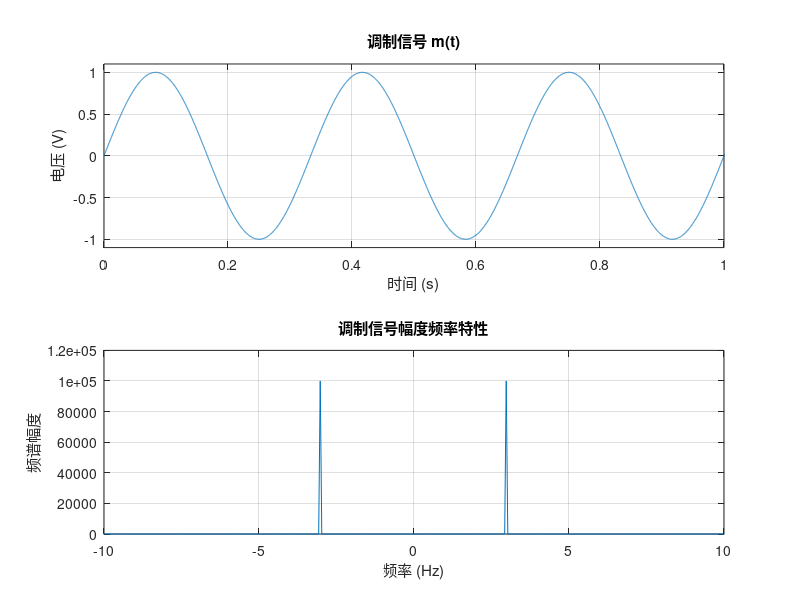
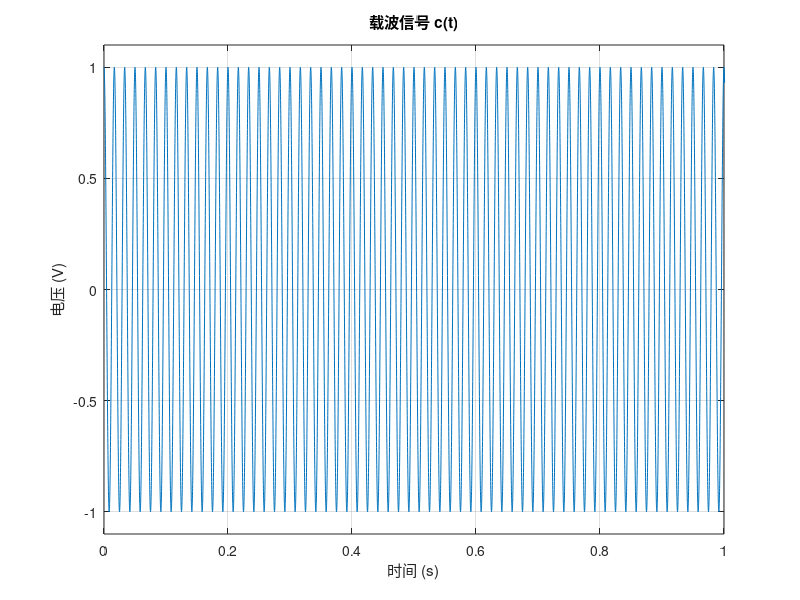
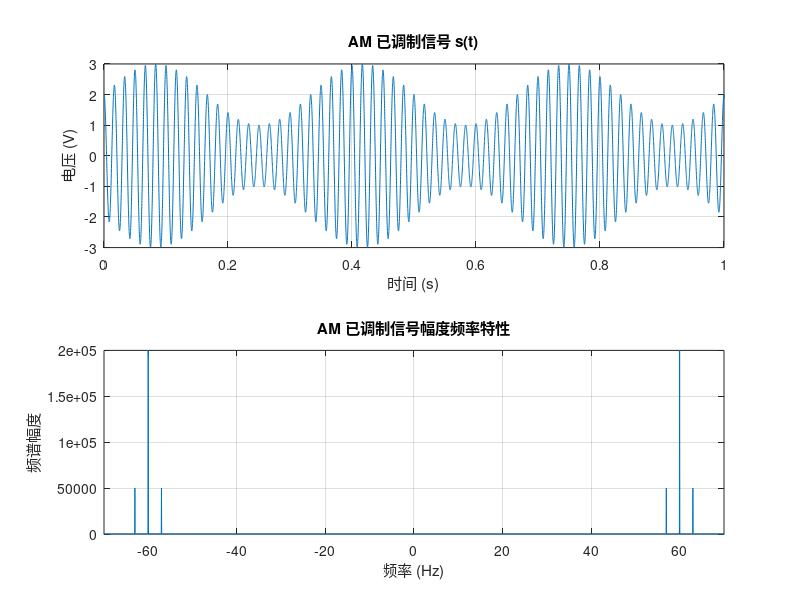
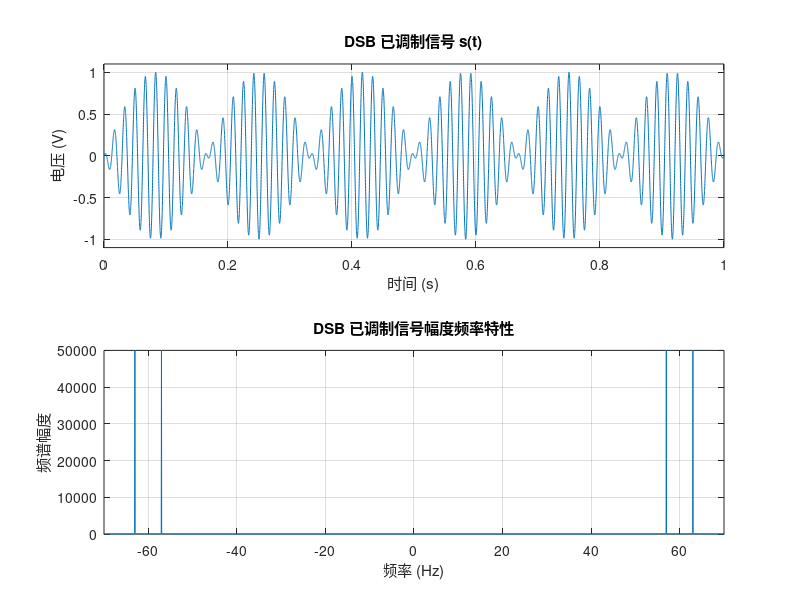

Reproduce these figures in MATLAB, in order. (Note: this script raises an error after producing the figures.)
% 通信原理 实验 2 AM/DSB/SSB/VSB/FM 调制解调波形（时域与频域）

clc;
clear;

% 1. 设定信号参数
T = 20;
Ts = 0.0001;
t = 0:Ts:T;
N = length(t);
Fs = 1 / Ts;
df = Fs / N;
f = -Fs / 2:df:Fs/2 - df;

% 2. 产生调制信号
mt = sin(6 .* pi .* t);
figure(1);
subplot(2, 1, 1);
plot(t, mt);
axis([0 1 -1.1 1.1]);
title('调制信号 m(t)');
xlabel('时间 (s)');
ylabel('电压 (V)');
grid on;

fmt = fft(mt);
fmt = fftshift(fmt);
fmtAmp = abs(fmt);
subplot(2, 1, 2);
plot(f, fmtAmp);
xlim([-10 10]);
xlabel('频率 (Hz)');
ylabel('频谱幅度');
title('调制信号幅度频率特性');
grid on;

% 3. 产生载波信号
ct = cos(120 .* pi .* t);
figure(2);
plot(t, ct);
axis([0 1 -1.1 1.1]);
title('载波信号 c(t)');
xlabel('时间 (s)');
ylabel('电压 (V)');
grid on;

% 4. 进行 AM 调制
A0 = 2;
AM = (A0 + mt) .* ct;
figure(3);
subplot(2, 1, 1);
plot(t, AM);
axis([0 1 -(A0+1) (A0+1)]);
title('AM 已调制信号 s(t)');
xlabel('时间 (s)');
ylabel('电压 (V)');
grid on;

subplot(2, 1, 2);
f_st_am = abs(fftshift(fft(AM)));
plot(f, f_st_am);
title('AM 已调制信号幅度频率特性');
xlabel('频率 (Hz)');
ylabel('频谱幅度');
xlim([-70 70]);
grid on;

% 5. 进行 DSB 调制
DSB = mt .* ct;
figure(4);
subplot(2, 1, 1);
plot(t, DSB);
axis([0 1 -1.1 1.1]);
title('DSB 已调制信号 s(t)');
xlabel('时间 (s)');
ylabel('电压 (V)');
grid on;

subplot(2, 1, 2);
f_st_dsb = abs(fftshift(fft(DSB)));
plot(f, f_st_dsb);
title('DSB 已调制信号幅度频率特性');
xlabel('频率 (Hz)');
ylabel('频谱幅度');
xlim([-70 70]);
grid on;

% 6. 进行 SSB 调制
figure(5);
% 高通滤波
subplot(2, 1, 1);
fpass = 60;
fstop = 100;
[f1, spf] = ideal_filter(N, Fs, fpass, fstop, fft(DSB));
spf1 = fftshift(spf);
plot(f1, abs(spf1));
maxY = max(abs(spf1));
minY = min(abs(spf1));
axis([-70 70 minY-0.1 maxY+0.1]);
title('SSB 单边带上边带已调制信号幅频特性');
xlabel('频率 (Hz)');
ylabel('频谱幅度');
grid on;

% 对理想低通滤波之后的 FFT 结果进行 IFFT 计算得到 mt1
Rt = real(ifft(spf));
subplot(2, 1, 2);
plot(t, Rt);
axis([0 1 -1 1]);
title('SSB 单边带上边带已调制信号');
xlabel('时间 (s)');
ylabel('电压 (V)');
grid on;

% 7. 进行 FM 调制
FM = cos(120 .* pi .* t + 15 .* sin(6 .* pi .* t));

figure(6);
subplot(2, 1, 1);
plot(t, FM);
axis([0 1 -1.1 1.1]);
title('FM 已调制信号');
xlabel('时间 (s)');
ylabel('电压 (V)');
grid on;

subplot(2, 1, 2);
f_st_fm = abs(fftshift(fft(FM)));
plot(f, f_st_fm);
xlim([-150 150]);
title('FM 已调制信号幅度频率特性曲线');
xlabel('频率 (Hz)');
ylabel('频谱幅度');
grid on;

%     N - FFT 变换结果长度
%     Fs - 采样频率，Nyquist 频率的两倍
%     fpass - 理想带通滤波器的通带起始频率
%     fstop - 理想带通滤波器的通带截止频率
%     fx - 输入的时域信号的 FFT 变换结果
%     f - 滤波后的频率向量
%     spf - 理想低通/带通滤波器滤波后的 FFT 变换频谱
function [f, spf] = ideal_filter(N, Fs, fpass, fstop, fx)
    sp_lpr = zeros(1, N);
    Npass = fpass * N / Fs + 1;
    Nstop = fstop * N / Fs;

    sp_lpr(Npass:Nstop) = fx(Npass:Nstop);
    sp_lpr(N - Nstop + 1:N - Npass + 1) = fx(N - Nstop + 1:N - Npass + 1);

    f = linspace(-Fs / 2, Fs / 2, N);
    spf = sp_lpr;
end
